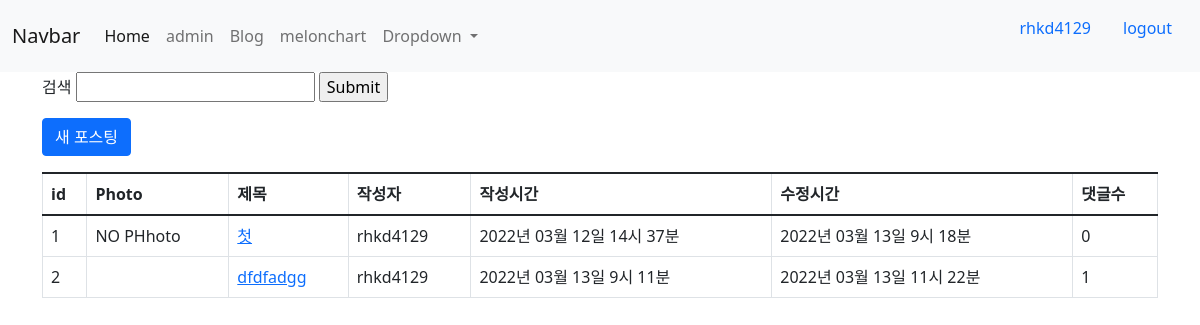
/blog/ (signed in), run on the app's committed database.
### accounts/models.py (models this page shows)
class User(AbstractUser):
    phone_number = models.CharField(blank =True ,default='' ,max_length=12)

### blog/models.py (models this page shows, shortened)
class Post(models.Model):
    class GenderChices(models.TextChoices):
        MALE = "M","Male"   #DB에저장되는 값 ,실제 사용할 값
        FEMALE = "F","Female"
    author = models.ForeignKey(settings.AUTH_USER_MODEL,on_delete=models.CASCADE) # 추천!
    title = models.CharField(max_length=20)
    photo = models.ImageField(blank = True, upload_to = 'blog/post/%Y/%m/%d')
    content = models.TextField()
    gender = models.CharField(max_length=1,blank=True,choices=GenderChices.choices)#,default=GenderChices.MALE
    is_public = models.BooleanField(default = False,verbose_name= '공개여부')
    created_at = models.DateTimeField(auto_now_add=True)
    updated_at = models.DateTimeField(auto_now=True)
    def get_absolute_url(self):
         return reverse('blog:post_detail',args=[self.pk])

### blog/views/post_views.py (the view)
# urls.py: path('',post_views.BlogList,name='post_list'),
def BlogList(request):
    posts = Post.objects.all()
    q = request.GET.get('search','')
    if q:
        posts = Post.objects.filter(Q(title__icontains = q)|Q(content__icontains =q)).distinct()
    return render(request,'blog/blog_list.html',{'posts':posts,'q':q,})#'form':searchForm,

### blog/templates/blog/blog_list.html
{% extends 'blog/layout.html' %}
{% block content %}
    <form action="." method="get">
        <label for="search">검색</label>
        <input label="search" type="text" name = 'search'  id="search">
        <input type="submit">
    </form>
    <a href ="{% url 'blog:blog_create' %}"class ="btn btn-primary btn-block mt-3 mb-3">새 포스팅</a>
    <table class="table table-bordered table-hover" >
    <tbody>
        <thead>
            <tr>
              <th scope="col">id</th>
              <th scope="col">Photo</th>
              <th scope="col">제목</th>
              <th scope="col">작성자</th>
              <th scope="col">작성시간</th>
              <th scope="col">수정시간</th>
              <th scope="col">댓글수</th>
            </tr>
          </thead>
       {% for post in posts %}
        <tr>
            <td>{{post.pk}}</td>
            <td>
                {% if post.photo %}
                    <img src="{{ post.photo.url }}" alt="" style="width: 70px;"/>
                {% else %}
                    NO PHhoto
                {% endif %}
                </td>
                <td>
                    <a href="{{ post.get_absolute_url }}">{{ post.title }}</a>
                </td>
                <td>
                    {{post.author}}
                </td>
                <td>
                    {{ post.created_at|date:'Y년 m월 d일 G시 i분'}}
                </td>
                <td>
                    {{ post.updated_at|date:'Y년 m월 d일 G시 i분'}}
                </td>
                <td>{{ post.comment_set.count }}</td>
            </tr>
        {% endfor %}
    </tbody>
</table>
{% endblock content %}

### project1/templates/layout.html (shortened to what this page needs)
<!DOCTYPE html>
<html lang="en">
<head>
    <link href="https://cdn.jsdelivr.net/npm/bootstrap@5.1.3/dist/css/bootstrap.min.css" rel="stylesheet"/>
</head>
<body>
    <nav class="navbar navbar-expand-lg navbar-light bg-light">
        <div class="container-fluid">
          <a class="navbar-brand" href="#">Navbar</a>
          <div class="collapse navbar-collapse" id="navbarSupportedContent">
            <ul class="navbar-nav me-auto mb-2 mb-lg-0">
              <li class="nav-item">
                <a class="nav-link active" aria-current="page" href="{% url 'home'%}">Home</a>
              </li>
              <li class="nav-item">
                <a class="nav-link" href="{% url 'admin:index' %}">admin</a>
                </li>
              <li class="nav-item">
              <a class="nav-link" href="{% url 'blog:post_list' %}">Blog</a>
              </li>
              <li class="nav-item">
                <a class="nav-link" href="{% url 'crawling:melon_chart' %}">melonchart</a>
                </li>
              <li class="nav-item dropdown">
                <a class="nav-link dropdown-toggle" href="#" id="navbarDropdown" role="button" data-bs-toggle="dropdown" aria-expanded="false">
                  Dropdown
                </a>
              </li>
            </ul>
             <li class="nav-item d-flex">
               {% if user.is_authenticated %}
               <p class="nav-link">{{user.username}}</p>
               <a class="nav-link" href="{% url 'accounts:logout' %}">logout</a>
              {% else %}
              <a class="nav-link" href="{% url 'accounts:login' %}">login</a>
              <a class="nav-link" href="{% url 'accounts:signup' %}">sign_up</a>
              {% endif %}
             </li>
          </div>
        </div>
      </nav>
      <div class="container">
        <div class="row">
          <div class="col-sm-12">
            {% block content %}
            {% endblock content %}
          </div>
        </div>
      </div>
</body>
</html>

### data on the page
User: username "rhkd4129"
Post: pk "1", photo "NO PHhoto", title "첫", author "rhkd4129", created_at "2022년 03월 12일 14시 37분", updated_at "2022년 03월 13일 9시 18분", comment_set.count "0"
Post: pk "2", title "dfdfadgg", author "rhkd4129", created_at "2022년 03월 13일 9시 11분", updated_at "2022년 03월 13일 11시 22분", comment_set.count "1"
